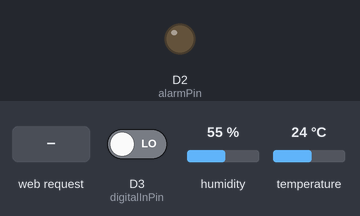
The sketch below on a simulated ESP8266 (NodeMCU). Parts: output pins drawn as LEDs (lit = HIGH). The test bench sets the inputs (shaded band); at power-on: D3 (digitalInPin) LOW, humidity 55 %, temperature 24 °C. WiFi joins after 1.5 s; servers stay silent unless stated; network time is answered at once with the bench clock; the local clock reads 2024-03-15 10:24:30 at power-on unless the sketch sets it; what the sketch prints to the serial monitor is not drawn.

Above: at 3.3 s.
3.4 s: HTTP request GET / received
Timing chart, 0 to 6.4 s (numbered marks = the images above; inputs shaded):
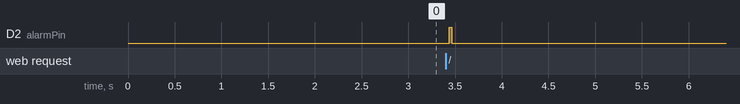

Measured:
- after the input at 3.4 s, D2 (alarmPin): LOW → HIGH at once, → LOW 0.03 s later

The sketch:

NodeMCUChristmasTreeMonitorV1.ino
```cpp
// AE 12/14/19 - using NODEMCU to display water level in Christmas tree stand
// server concepts from: https://lastminuteengineers.com/esp8266-dht11-dht22-web-server-tutorial/
// 12/17 - added date and time

#include <ESP8266WiFi.h>
#include <ESP8266WebServer.h>
// add for time support
#include <NTPClient.h>
#include <WiFiUdp.h>
// added DHT11 temp and humidity sensor
#include "DHT.h"

DHT dht;

// Define NTP Client to get time
WiFiUDP ntpUDP;
NTPClient timeClient(ntpUDP);

// Variables to save date and time
String formattedDate;
String dayStamp;
String timeStamp;


/*Put your SSID & Password*/
const char* ssid = "asdfgbvcxz";
const char* password = "2w3e4r5tdolly";
const int analogInPin = A0;   // ESP8266 Analog pin ADC0 = A0
const int digitalInPin = 0;  // ESP8266 digital pin 0 equates to D3 on nodemcu board
const int alarmPin = D2;       // audio alarm on connect
const int dhtPin = D1;         // pin for reading values for temperature/humidity sensor
int iInputValue = 0;          // value read from analog input
bool bLightState = false;     // toggle for holding result of light state reading
int iDigitalInValue = 0;

ESP8266WebServer server(80);

unsigned long i = 0;          // bogus "attempt" counter for Louie

float Temperature;


void setup() {
  Serial.begin(9600);
  delay(100);

  pinMode(digitalInPin, INPUT);   // reads light state from light control board
  pinMode(alarmPin, OUTPUT);      // alarm pin
  Serial.println("Connecting to ");
  Serial.println(ssid);

  //connect to your local wi-fi network
  WiFi.begin(ssid, password);

  //check wi-fi is connected to wi-fi network
  while (WiFi.status() != WL_CONNECTED) {
  delay(1000);
  Serial.print(".");
  }
  Serial.println("");
  Serial.println("WiFi connected..!");
  Serial.print("Got IP: ");  Serial.println(WiFi.localIP());

  server.on("/", handle_OnConnect);
  server.onNotFound(handle_NotFound);

  server.begin();
  Serial.println("HTTP server started");

// Initialize a NTPClient to get time
  timeClient.begin();
  // Set offset time in seconds to adjust for your timezone, for example:
  // GMT +1 = 3600
  // GMT +8 = 28800
  // GMT -1 = -3600
  // GMT 0 = 0


  timeClient.setTimeOffset(0);

  dht.setup(dhtPin);

}
void loop() {

  server.handleClient();

}

void handle_OnConnect() {

 // Temperature = 25;   // TODO:  assign a value here temporarily, replace it with water level reading
  iInputValue = analogRead(analogInPin);    // get water level reading
  iDigitalInValue = digitalRead(digitalInPin); // get light state
  Serial.print(iInputValue);
  Serial.print("\t");
  Serial.println(iDigitalInValue);

  server.send(200, "text/html", SendHTML(iInputValue,iDigitalInValue));
  digitalWrite(alarmPin,HIGH);
  delay(30);
  digitalWrite(alarmPin,LOW);


}

void handle_NotFound(){
  server.send(404, "text/plain", "Not found");
}

String SendHTML(int iValue, bool bLightState){

  /********* NTP stuff from:
    Rui Santos
    Complete project details at https://randomnerdtutorials.com
    Based on the NTP Client library example
  *********/

  while(!timeClient.update()) {
    timeClient.forceUpdate();
  }
  // The formattedDate comes with the following format:
  // 2018-05-28T16:00:13Z
  // We need to extract date and time
  formattedDate = timeClient.getFormattedDate();
  // Extract date
  int splitT = formattedDate.indexOf("T");
  dayStamp = formattedDate.substring(0, splitT);
  // Extract time
  timeStamp = formattedDate.substring(splitT+1, formattedDate.length()-1);

  float f = dht.toFahrenheit(dht.getTemperature());
  float h = dht.getHumidity();

  String ptr = "<!DOCTYPE html> <html>\n";
  if(millis() % 27 == 0)
  // enter fake backdoor mode
  {

    ptr +="<head><meta name=\"viewport\" content=\"width=device-width, initial-scale=1.0, user-scalable=no\">\n";
    ptr +="<title>D77 Gateway (Restricted)</title>\n";
    ptr +="<style>html { font-family: Helvetica; display: inline-block; margin: 0px auto; text-align: center;}\n";
    ptr +="body{margin-top: 50px;} h1 {color: #444444;margin: 50px auto 30px;}\n";
    ptr +="p {font-size: 24px;color: #444444;margin-bottom: 10px;}\n";
    ptr +="</style>\n";
    ptr +="</head>\n";
    ptr +="<body>\n";
    ptr +="<div id=\"webpage\">\n";
    ptr +="<h1>Level II Access</h1>\n";

    ptr +="<p>Please to enter ID user: ______________";
    ptr +="<p>Please to enter passwords: ______________";

    ptr +="<p> address:";
    ptr += millis() % 137;
    ptr +="</p>";

    ptr +="</div>\n";
    ptr +="</body>\n";
    ptr +="</html>\n";


    }
  else
  {
    ptr +="<head><meta name=\"viewport\" content=\"width=device-width, initial-scale=1.0, user-scalable=no\">\n";
    ptr +="<title>Louie's Christmas Tree Condition Report</title>\n";
    ptr +="<style>html { font-family: Helvetica; display: inline-block; margin: 0px auto; text-align: center;}\n";
    ptr +="body{margin-top: 50px;} h1 {color: #444444;margin: 50px auto 30px;}\n";
    ptr +="p {font-size: 24px;color: #444444;margin-bottom: 10px;}\n";
    ptr +="</style>\n";
    ptr +="</head>\n";
    ptr +="<body>\n";
    ptr +="<div id=\"webpage\">\n";
    ptr +="<h1>Christmas Tree Water Level</h1>\n";
    ptr +=dayStamp;
    ptr +=" ";
    ptr +=timeStamp;
    ptr +=" UTC";
    ptr +="<p>Water Level: ";

    ptr +=int(float(iValue)/10.23);
    ptr +="% full</p>";
    ptr +="<p>Lights: ";
    if(bLightState)
    {
      ptr +="ON";
    }
    else
    {
      ptr +="OFF";
    }
    ptr +="</p>";

    ptr +="<p>Humidity: ";
    ptr += h;
    ptr +=" %";
    ptr +="   Temperature: ";
    ptr +=f;
    ptr +=" F";
    ptr +="</p>";


    ptr +="<p>                   2 Factor Code: ";
    ptr += millis() % 13796;
    ptr +="</p>";


    if(i % 83 == 0)
    {
    ptr +="<p>                   Credential: 8DF7F3-____ ";
   //   ptr +="</p>";
    }
    else
    {
    ptr +="<p>                   Credential: ______-____ ";
   //   ptr +="</p>";
    }


    if(millis() % 25 == 0)
    {
      ptr +="<p>                   Status: Wait State 9F ";
      ptr +="</p>";
    }
    else
    {
      ptr +="<p>                   Status: Node-Locked ";
      ptr +="</p>";
    }

      ptr +="<p>Attempt: ";
    ptr += ++i;


    if(i % 117 == 0)
    {
    ptr +="<p>port scan initiated... ";
   //   ptr +="</p>";
    }
    else
    {
    ptr +="<p>                 ";
   //   ptr +="</p>";
    }


    if(i % 179 == 0)
    {
    ptr +="<p> This system is hack proof! ";
   //   ptr +="</p>";
    }
    else
    {
    ptr +="<p>                 ";
   //   ptr +="</p>";
    }

    if(i % 192 == 0)
    {
    ptr +="<p> Authorities have been notified... ";
   //   ptr +="</p>";
    }
    else
    {
    ptr +="<p>                 ";
   //   ptr +="</p>";
    }

    if(i % 62 == 0)
    {
    ptr +="<p> Lock-mode override code is:   2F ";
   //   ptr +="</p>";
    }
    else
    {
    ptr +="<p>                 ";
   //   ptr +="</p>";
    }

    ptr +="</div>\n";
    ptr +="</body>\n";
    ptr +="</html>\n";


    }


  return ptr;
}
```
